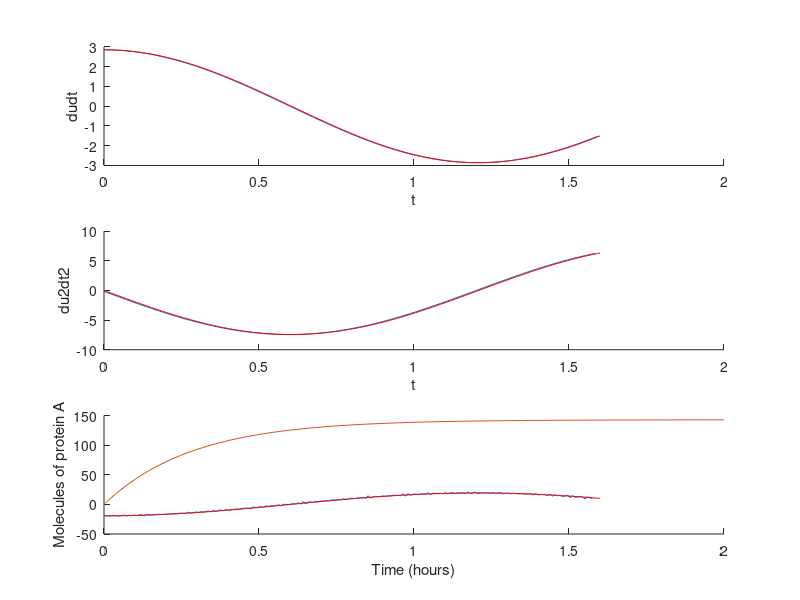

MATLAB code to generate this figure:
% ------------------------------------------------------
A     = 1.1; % fluorescence intensity units
omega = 2.6; % rad/s
A_0   = 0.01;

u=@(t) A*sin(omega*t)+A_0;

tArray = linspace(0,1.6,200);
uArray = u(tArray); % an array of samples of u
% ------------------------------------------------------

% analytical solutions (in real life, we might not know these)
dudtExact      =  A*omega*cos(omega*tArray);
du2dt2Exact    = -A*omega^2*sin(omega*tArray);
du3dt3Exact    = -A*omega^3*cos(omega*tArray);

% Take the sample and add a bit of noise
 uObserved = u(tArray) + (1e-7)*randn(size(tArray));
 
display(uObserved);

% create finite-difference derivatives for first derivative, second derivative and third derivative
dudt   = diff(uObserved)./diff(tArray);
du2dt2 = diff(dudt)./diff(tArray(1:end-1));
du3dt3 = diff(du2dt2)./diff(tArray(1:end-2));

% and plot them
figure;
subplot(3,1,1); hold on;
plot(tArray(1:end-1), dudt);
plot(tArray, dudtExact, '-r');
xlabel('t');
ylabel('dudt');

subplot(3,1,2); hold on;
plot(tArray(1:end-2), du2dt2);
plot(tArray, du2dt2Exact, '-r');
xlabel('t');
ylabel('du2dt2')

subplot(3,1,3); hold on;
plot(tArray(1:end-3), du3dt3);
plot(tArray, du3dt3Exact, '-r');
xlabel('t');
ylabel('du3dt3')

% define ODE and parameters
a_0 = 500; % molecules per hour
a_1 = 0.5; % molecules per hour, per existing molecule of A
b = 4; % 1/hrs
dPdt =@(P) (a_0 + a_1*P) - b*P;

[T, P] = ode45( @(t,x)dPdt(x), [0,2.0], 0);
plot(T,P)
ylabel('Molecules of protein A');
xlabel('Time (hours)');
